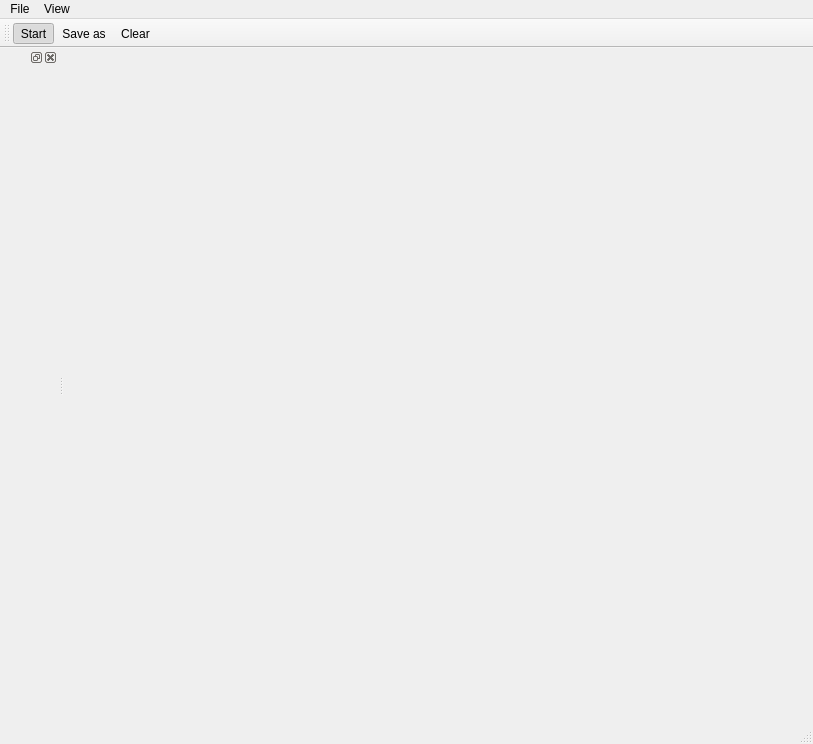
<?xml version="1.0" encoding="UTF-8"?>
<ui version="4.0">
 <class>MainWinClass</class>
 <widget class="QMainWindow" name="MainWinClass">
  <property name="geometry">
   <rect>
    <x>0</x>
    <y>0</y>
    <width>813</width>
    <height>744</height>
   </rect>
  </property>
  <property name="windowTitle">
   <string>MainWin</string>
  </property>
  <widget class="QWidget" name="centralWidget">
   <layout class="QVBoxLayout" name="verticalLayout_2">
    <property name="spacing">
     <number>0</number>
    </property>
    <property name="leftMargin">
     <number>0</number>
    </property>
    <property name="topMargin">
     <number>0</number>
    </property>
    <property name="rightMargin">
     <number>0</number>
    </property>
    <property name="bottomMargin">
     <number>0</number>
    </property>
    <item>
     <layout class="QVBoxLayout" name="plotLayout"/>
    </item>
   </layout>
  </widget>
  <widget class="QMenuBar" name="menuBar">
   <property name="geometry">
    <rect>
     <x>0</x>
     <y>0</y>
     <width>813</width>
     <height>21</height>
    </rect>
   </property>
   <widget class="QMenu" name="menuFile">
    <property name="title">
     <string>File</string>
    </property>
    <addaction name="actionStartStop"/>
    <addaction name="actionClear"/>
    <addaction name="actionSaveAs"/>
    <addaction name="actionExit"/>
   </widget>
   <widget class="QMenu" name="menuView">
    <property name="title">
     <string>View</string>
    </property>
    <addaction name="actionToolbar"/>
    <addaction name="actionTable"/>
   </widget>
   <addaction name="menuFile"/>
   <addaction name="menuView"/>
  </widget>
  <widget class="QToolBar" name="mainToolBar">
   <attribute name="toolBarArea">
    <enum>TopToolBarArea</enum>
   </attribute>
   <attribute name="toolBarBreak">
    <bool>false</bool>
   </attribute>
   <addaction name="actionStartStop"/>
   <addaction name="actionSaveAs"/>
   <addaction name="actionClear"/>
  </widget>
  <widget class="QStatusBar" name="statusBar"/>
  <widget class="QDockWidget" name="tableDockWgt">
   <attribute name="dockWidgetArea">
    <number>1</number>
   </attribute>
   <widget class="QWidget" name="dockWidgetContents"/>
  </widget>
  <action name="actionExit">
   <property name="checkable">
    <bool>false</bool>
   </property>
   <property name="text">
    <string>Exit</string>
   </property>
   <property name="shortcut">
    <string>Esc</string>
   </property>
  </action>
  <action name="actionStartStop">
   <property name="checkable">
    <bool>true</bool>
   </property>
   <property name="checked">
    <bool>true</bool>
   </property>
   <property name="icon">
    <iconset resource="MainWin.qrc">
     <normaloff>:/icons/media/icons/stop.ico</normaloff>
     <normalon>:/icons/media/icons/start.ico</normalon>:/icons/media/icons/stop.ico</iconset>
   </property>
   <property name="text">
    <string>Start</string>
   </property>
   <property name="shortcut">
    <string>Space</string>
   </property>
  </action>
  <action name="actionSaveAs">
   <property name="icon">
    <iconset resource="MainWin.qrc">
     <normaloff>:/icons/media/icons/save.ico</normaloff>:/icons/media/icons/save.ico</iconset>
   </property>
   <property name="text">
    <string>Save as</string>
   </property>
   <property name="shortcut">
    <string>Ctrl+S</string>
   </property>
  </action>
  <action name="actionClear">
   <property name="icon">
    <iconset resource="MainWin.qrc">
     <normaloff>:/icons/media/icons/clear.ico</normaloff>:/icons/media/icons/clear.ico</iconset>
   </property>
   <property name="text">
    <string>Clear</string>
   </property>
   <property name="shortcut">
    <string>Del</string>
   </property>
  </action>
  <action name="actionToolbar">
   <property name="checkable">
    <bool>true</bool>
   </property>
   <property name="checked">
    <bool>true</bool>
   </property>
   <property name="text">
    <string>Toolbar</string>
   </property>
  </action>
  <action name="actionTable">
   <property name="checkable">
    <bool>true</bool>
   </property>
   <property name="text">
    <string>Table</string>
   </property>
  </action>
 </widget>
 <layoutdefault spacing="6" margin="11"/>
 <resources>
  <include location="MainWin.qrc"/>
 </resources>
 <connections>
  <connection>
   <sender>actionToolbar</sender>
   <signal>toggled(bool)</signal>
   <receiver>mainToolBar</receiver>
   <slot>setVisible(bool)</slot>
   <hints>
    <hint type="sourcelabel">
     <x>-1</x>
     <y>-1</y>
    </hint>
    <hint type="destinationlabel">
     <x>406</x>
     <y>37</y>
    </hint>
   </hints>
  </connection>
  <connection>
   <sender>actionExit</sender>
   <signal>triggered()</signal>
   <receiver>MainWinClass</receiver>
   <slot>close()</slot>
   <hints>
    <hint type="sourcelabel">
     <x>-1</x>
     <y>-1</y>
    </hint>
    <hint type="destinationlabel">
     <x>406</x>
     <y>371</y>
    </hint>
   </hints>
  </connection>
  <connection>
   <sender>actionTable</sender>
   <signal>toggled(bool)</signal>
   <receiver>tableDockWgt</receiver>
   <slot>setVisible(bool)</slot>
   <hints>
    <hint type="sourcelabel">
     <x>-1</x>
     <y>-1</y>
    </hint>
    <hint type="destinationlabel">
     <x>39</x>
     <y>389</y>
    </hint>
   </hints>
  </connection>
  <connection>
   <sender>tableDockWgt</sender>
   <signal>visibilityChanged(bool)</signal>
   <receiver>actionTable</receiver>
   <slot>setChecked(bool)</slot>
   <hints>
    <hint type="sourcelabel">
     <x>39</x>
     <y>389</y>
    </hint>
    <hint type="destinationlabel">
     <x>-1</x>
     <y>-1</y>
    </hint>
   </hints>
  </connection>
 </connections>
</ui>
